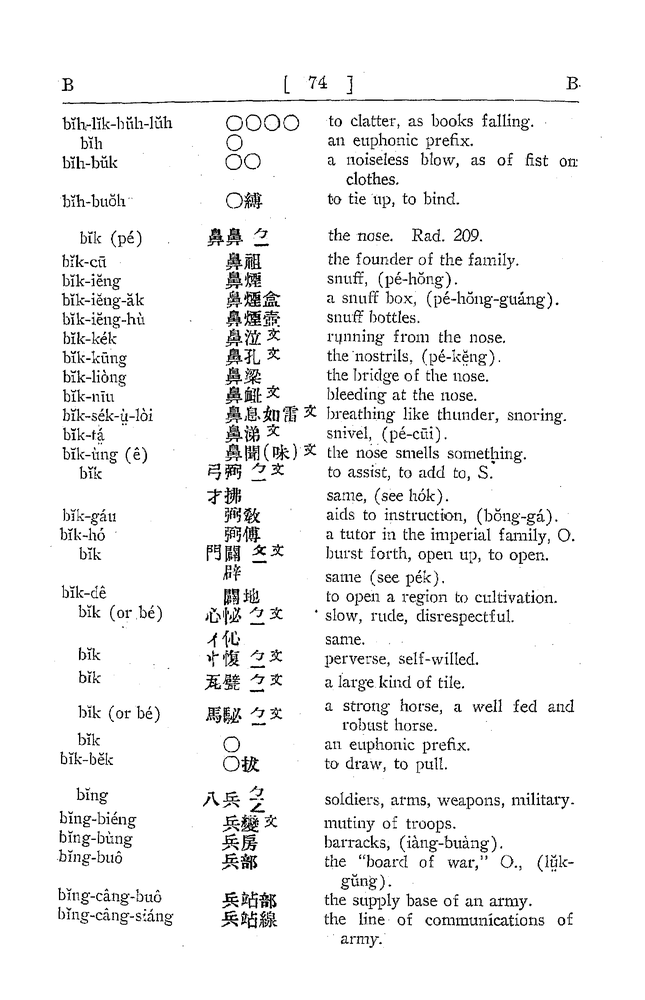
%> input picture processing/images/image-101.png, 645 x 1000 px, shrunk from 1575 x 2442 before the run
$ octave --eval "result = blurImg('images/image-101.png');"   (GNU Octave 9; MATLAB toolbox functions it lacks are replaced by stand-ins)
%> lines starting %> are read from the running program, lines starting %| are printed output that depends on the picture; in (x1, y1, x2, y2) boxes, pixels count from 0 and x2, y2 are one past the last pixel; in counts of white or black regions, pixels touching at a corner belong together; the program's own positions count from 1

function output = blurImg(filename)
%> called with filename = 'images/image-101.png'
%figure
%subplot(1,3,1)

% Convert from BW image to 256-gray
I = 255*uint8(imread(filename));
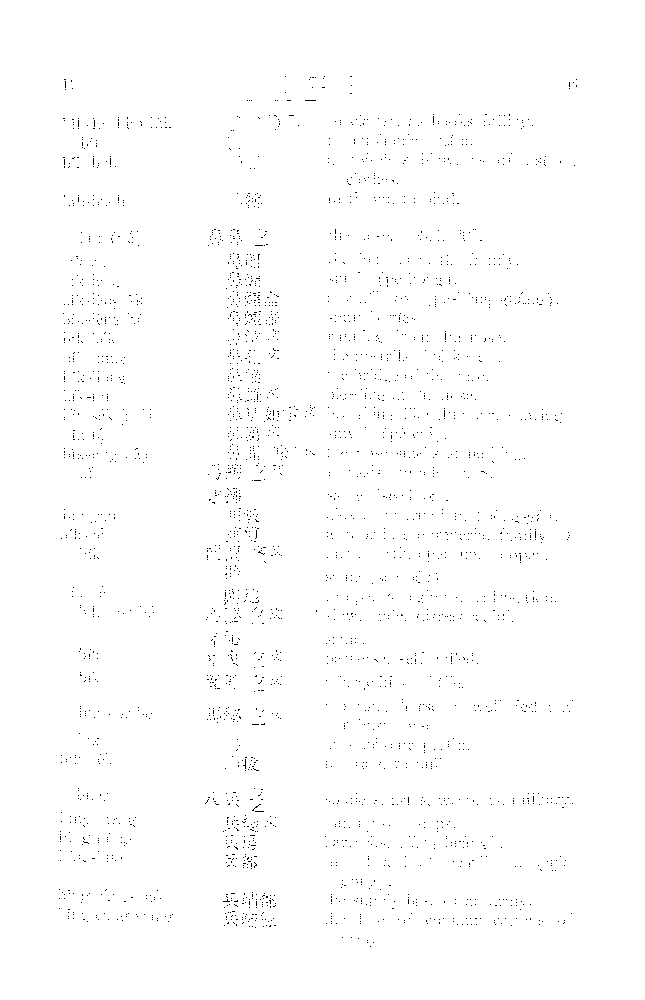
%> I: size 1000x645 uint8; 99.3% white; black in thin lines or dots, all inside (x1, y1, x2, y2) = (59, 76, 577, 947)
%imshow(I);

iblur = imgaussfilt(I,8);
%subplot(1,3,2)
%imshow(iblur);

ibright = imsharpen(iblur,'Radius', 10, 'Amount',50);
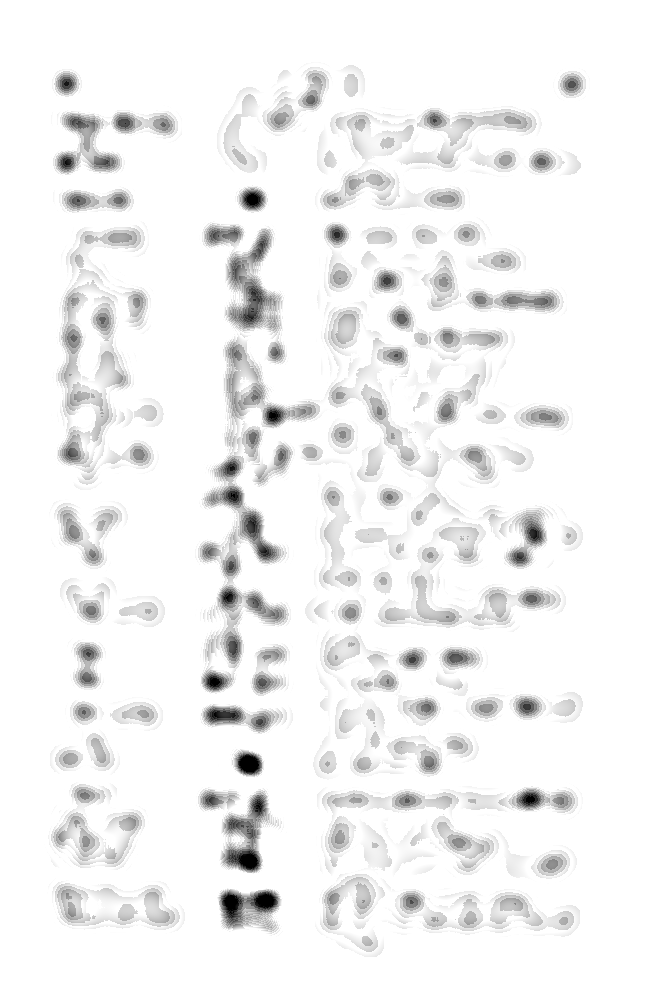
%> ibright: size 1000x645 uint8; min 0, max 255, mean 242.2
%subplot(1,3,3);
%imshow(ibright);
output = ibright;
end

$ run again, on processing/images/image-1013.png
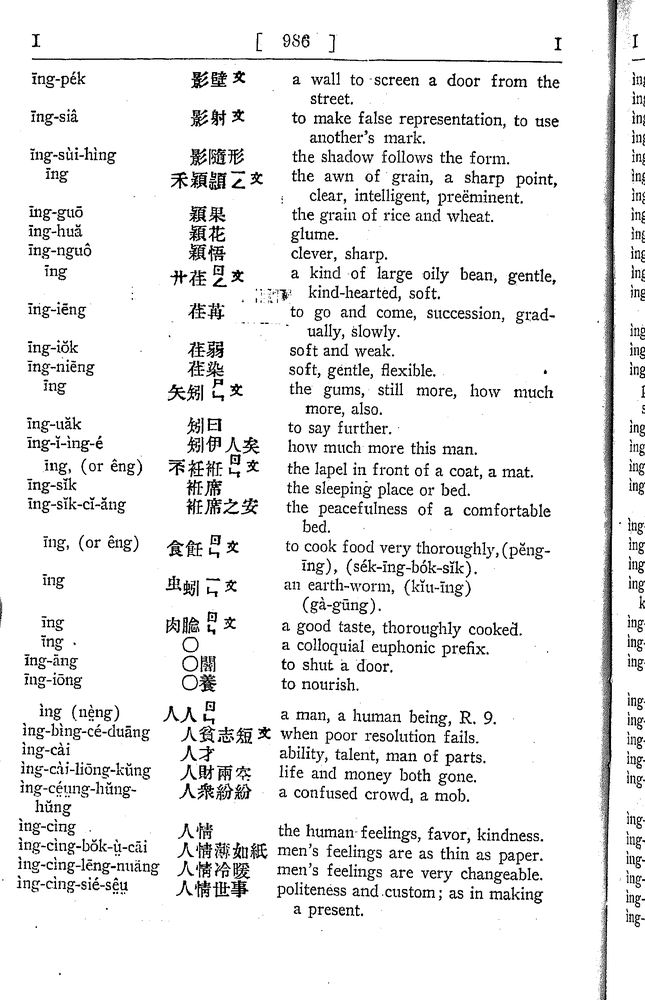
%> input picture processing/images/image-1013.png, 645 x 1000 px, shrunk from 1576 x 2442 before the run
%> in blurImg, `I = 255*uint8(imread(filename));`:
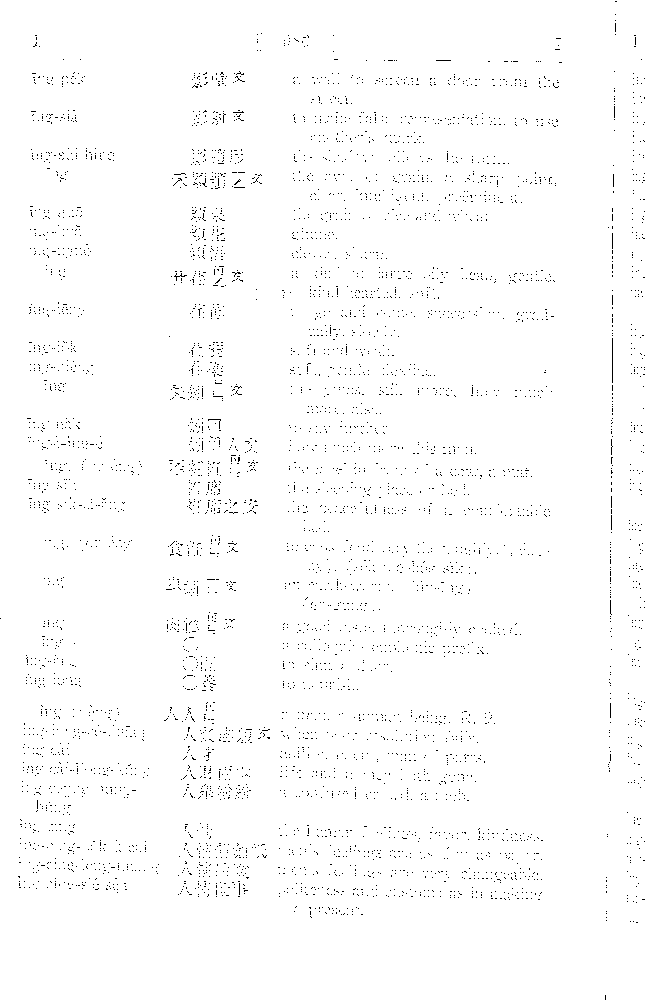
%> I: size 1000x645 uint8; 98.8% white; black in thin lines or dots
%> in blurImg, `ibright = imsharpen(iblur,'Radius', 10, 'Amount',50);`:
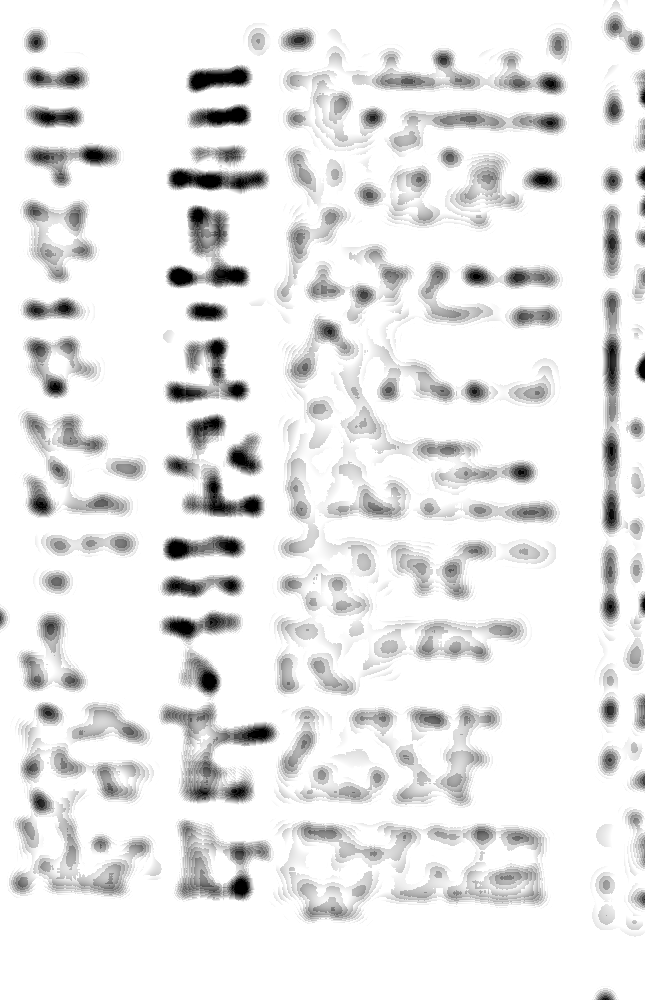
%> ibright: size 1000x645 uint8; min 0, max 255, mean 232.7

$ run again, on processing/images/image-1019.png
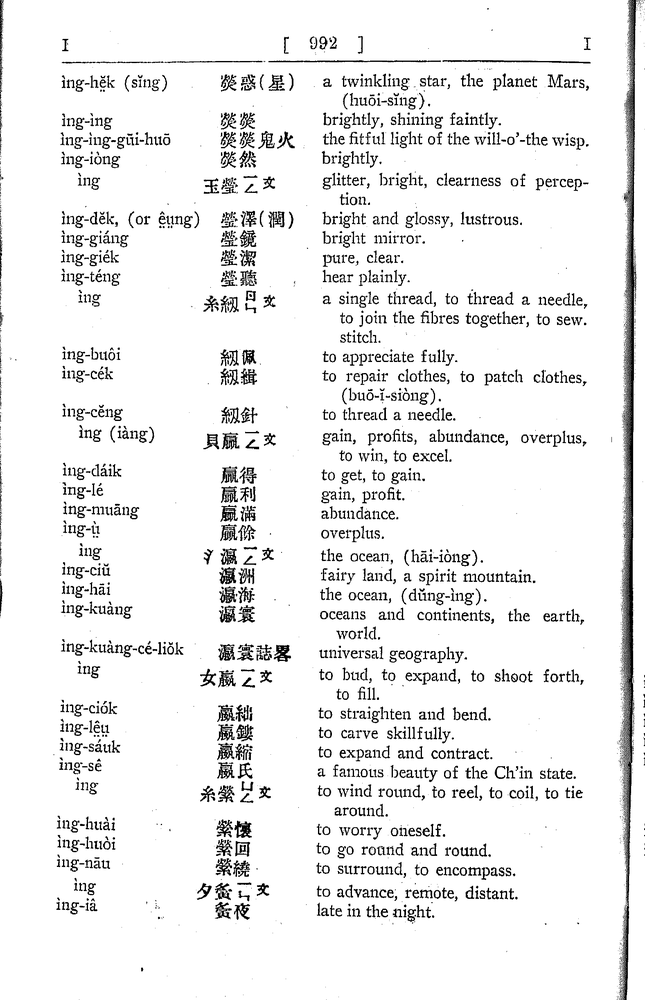
%> input picture processing/images/image-1019.png, 645 x 1000 px, shrunk from 1576 x 2442 before the run
%> in blurImg, `I = 255*uint8(imread(filename));`:
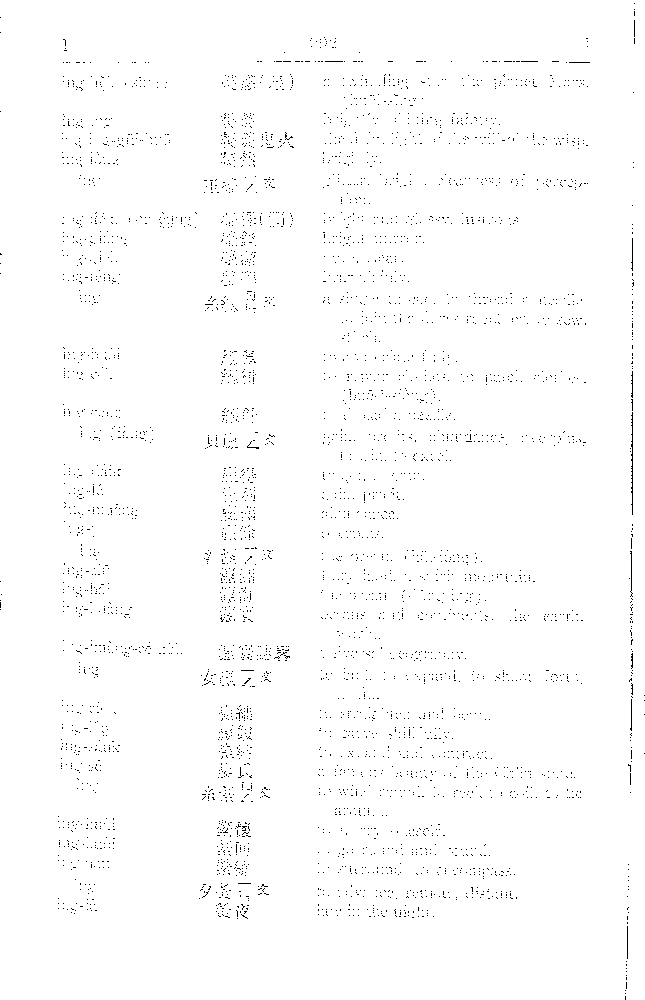
%> I: size 1000x645 uint8; 98.9% white; black in thin lines or dots
%> in blurImg, `ibright = imsharpen(iblur,'Radius', 10, 'Amount',50);`:
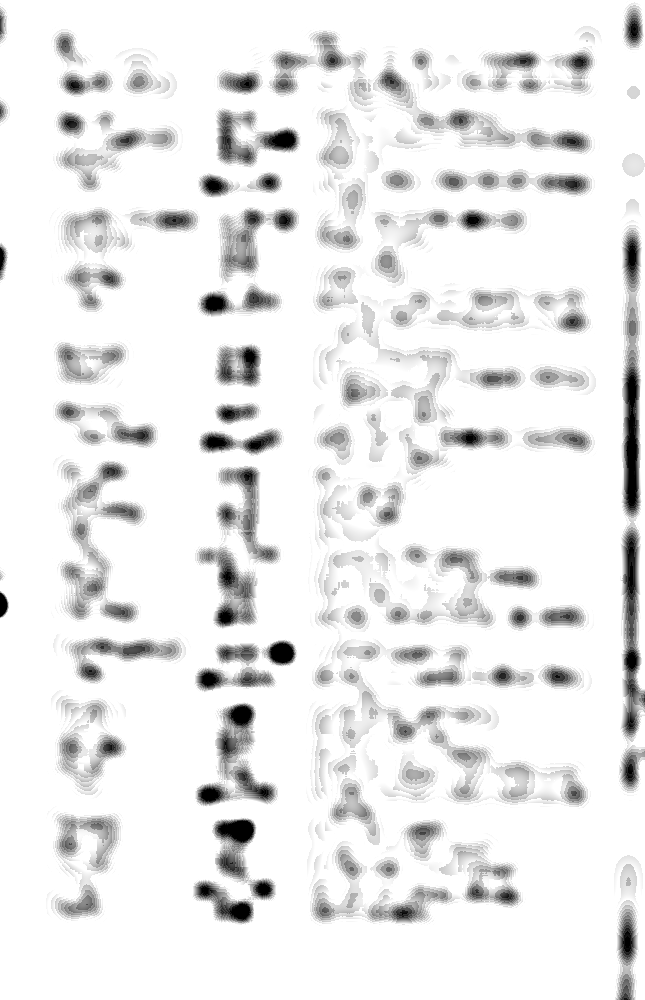
%> ibright: size 1000x645 uint8; min 0, max 255, mean 234.7
